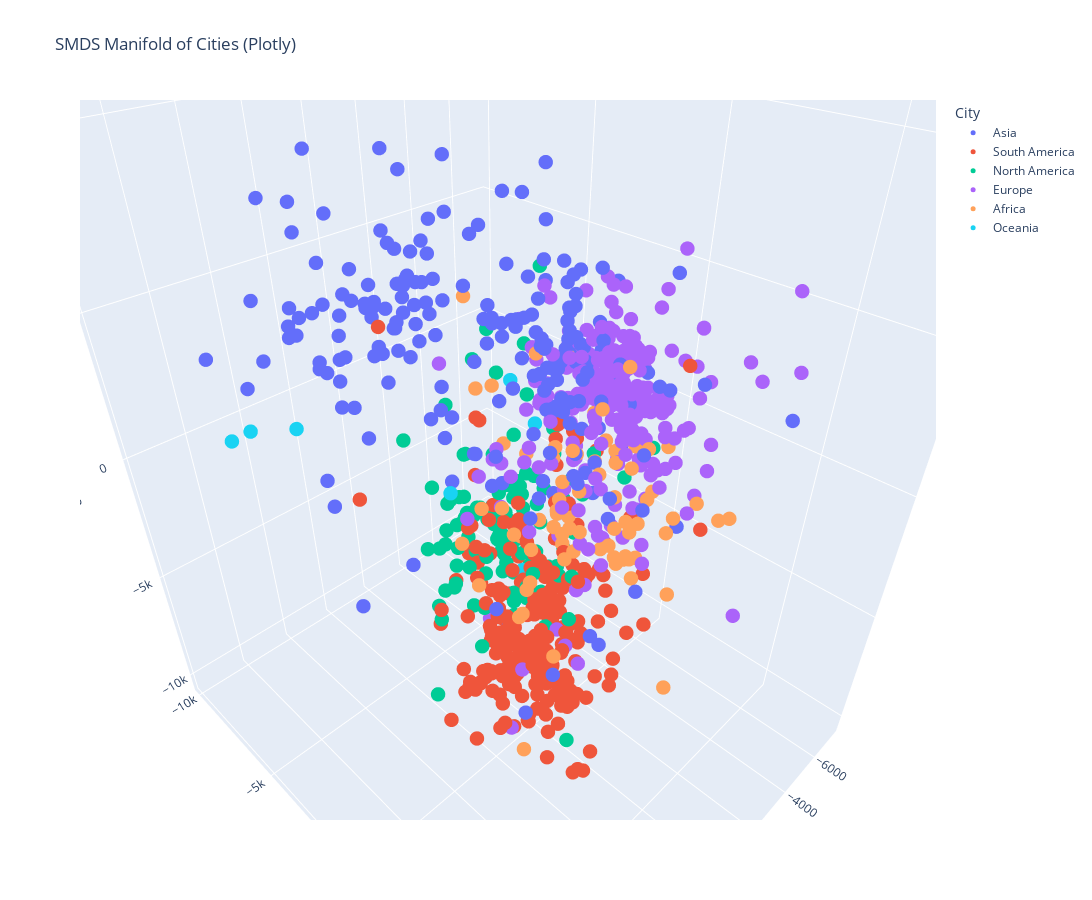

The cell this chart's notebook holds for it:
### Markdown cell above
### 3D Plots

### Code cell
# Use plotly to visualize the SMDS manifold
from time_stuff.utils import ActivationDataset
from time_stuff.plot import plot_activations_single, plot_activations_plotly
import numpy as np
import pandas as pd
import numpy as np
import pandas as pd



def through_earth_distance_matrix(y, radius=6371):
    lat_rad = np.radians(y[:, 0])
    lon_rad = np.radians(y[:, 1])

    x = radius * np.cos(lat_rad) * np.cos(lon_rad)
    y_ = radius * np.cos(lat_rad) * np.sin(lon_rad)
    z = radius * np.sin(lat_rad)

    coords = np.stack([x, y_, z], axis=1)
    diffs = coords[:, np.newaxis, :] - coords[np.newaxis, :, :]
    return np.linalg.norm(diffs, axis=2)

ad = ActivationDataset.load('results/gemma-2-2b-it/cities_3way.pt')
print(ad.get_accuracy())
fig, model, red_activations, labels = plot_activations_plotly(
    ad,
    label_col=['reference_lat', 'reference_lon'],
    target_col='reference_city',
    label_col_str='reference_city',
    reduction_method='SMDS',
    layer=20,
    n_components=3,
    components=(2,1,0),
    manifold='sphere_chord',
    plot_test=True,
    filter_incorrect=False,
    max_samples=2000,
    color_by='reference_continent',
    title="SMDS Manifold of Cities (Plotly)"
)

fig.update_layout(
    width=1600,
    height=900,
)
fig.update_traces(marker=dict(size=5 ))
fig.show()

### Figure 1 — Plotly figure (JSON) as saved in the notebook; plotly's stock layout.template omitted (floating-point values rounded to 4 significant figures; data arrays with more than 128 entries replaced by an {"elided": "..."} marker saying what was removed)
{"data": [{"hovertemplate": "<b>%{hovertext}</b><br><br>color=Asia<br>Component 0=%{x}<br>Component 1=%{y}<br>Component 2=%{z}<extra></extra>", "hovertext": {"elided": "224 str values"}, "legendgroup": "Asia", "marker": {"color": "#636efa", "size": 5, "symbol": "circle"}, "mode": "markers", "name": "Asia", "scene": "scene", "showlegend": true, "type": "scatter3d", "x": {"elided": "224 float values"}, "y": {"elided": "224 float values"}, "z": {"elided": "224 float values"}}, {"hovertemplate": "<b>%{hovertext}</b><br><br>color=South America<br>Component 0=%{x}<br>Component 1=%{y}<br>Component 2=%{z}<extra></extra>", "hovertext": {"elided": "263 str values"}, "legendgroup": "South America", "marker": {"color": "#EF553B", "size": 5, "symbol": "circle"}, "mode": "markers", "name": "South America", "scene": "scene", "showlegend": true, "type": "scatter3d", "x": {"elided": "263 float values"}, "y": {"elided": "263 float values"}, "z": {"elided": "263 float values"}}, {"hovertemplate": "<b>%{hovertext}</b><br><br>color=North America<br>Component 0=%{x}<br>Component 1=%{y}<br>Component 2=%{z}<extra></extra>", "hovertext": {"elided": "138 str values"}, "legendgroup": "North America", "marker": {"color": "#00cc96", "size": 5, "symbol": "circle"}, "mode": "markers", "name": "North America", "scene": "scene", "showlegend": true, "type": "scatter3d", "x": {"elided": "138 float values"}, "y": {"elided": "138 float values"}, "z": {"elided": "138 float values"}}, {"hovertemplate": "<b>%{hovertext}</b><br><br>color=Europe<br>Component 0=%{x}<br>Component 1=%{y}<br>Component 2=%{z}<extra></extra>", "hovertext": {"elided": "292 str values"}, "legendgroup": "Europe", "marker": {"color": "#ab63fa", "size": 5, "symbol": "circle"}, "mode": "markers", "name": "Europe", "scene": "scene", "showlegend": true, "type": "scatter3d", "x": {"elided": "292 float values"}, "y": {"elided": "292 float values"}, "z": {"elided": "292 float values"}}, {"hovertemplate": "<b>%{hovertext}</b><br><br>color=Africa<br>Component 0=%{x}<br>Component 1=%{y}<br>Component 2=%{z}<extra></extra>", "hovertext": ["Zaghouan", "Ilesa", "Ho", "Enugu", "Moussoro", "Musoma", "Ikot Abasi", "Bata", "Ngora", "Tubmanburg", "Butaleja", "Porto Novo", "Nsukka", "Malabo", "Fish Town", "Karuzi", "Aribinda", "Nsanje", "Gaza", "Mendefera", "Barouéli", "Bulisa", "Ségou", "Kakamega", "Kikube", "Tobruk", "Arlit", "Bingerville", "Ed Daein", "Siguiri", "Rubirizi", "Ado-Ekiti", "Doba", "Omuthiya", "Porto Inglês", "Kampala", "Mamoudzou", "Niamey", "Kakamega", "Louga", "Manouba", "Ambatondrazaka", "Yaoundé", "Houndé", "Boké", "Fria", "Bafatá", "Sūhāj", "Mansa Konko", "Am-Timan", "El Meghaïer", "Adrar", "Mpigi", "Homa Bay", "Dire Dawa", "Outapi", "Aboisso", "Balaka", "Butebo", "Kuacjok", "Maroua", "Balaka", "Mansa Konko", "Sibiti", "Alexandria", "Guelma", "Ikot Ekpene", "Béchar", "Ngaoundéré", "Chinsali", "Sélibaby", "Nelspruit", "Tizi Ouzou", "Dimbokro", "Pombas", "Assomada"], "legendgroup": "Africa", "marker": {"color": "#FFA15A", "size": 5, "symbol": "circle"}, "mode": "markers", "name": "Africa", "scene": "scene", "showlegend": true, "type": "scatter3d", "x": [-52.12, -1040.0, 858.6, 2060.0, -968.7, 3416.0, 1101.0, 676.7, 739.4, -1059.0, 1716.0, 163.8, 2163.0, 1417.0, -1297.0, 1262.0, 988.6, 4500.0, 62.83, -1379.0, -483.9, -64.03, 664.7, 4717.0, 643.0, -2325.0, -447.0, 1007.0, 2171.0, -417.6, 2904.0, 835.3, 1348.0, 3040.0, -756.3, 3610.0, 2132.0, -4237.0, 4717.0, -813.3, -1331.0, 5446.0, 1834.0, -397.8, -690.1, 1515.0, 13.56, 908.5, -1073.0, -1390.0, -2411.0, 544.2, 171.6, 3179.0, 1140.0, 4427.0, 830.3, 3901.0, 623.0, 799.9, -1375.0, 3901.0, -1244.0, -1035.0, -1652.0, -781.0, 3312.0, -1566.0, 879.7, 3645.0, -1986.0, 3390.0, -1039.0, 40.34, -1260.0, -338.4], "y": [1401.0, 3055.0, 5565.0, 2634.0, 2618.0, 4307.0, 645.9, 288.3, 1744.0, 2393.0, 1501.0, 2978.0, -315.0, 3959.0, 207.0, 3556.0, -611.3, 3579.0, 2110.0, -799.8, 687.1, -893.4, 6482.0, 2340.0, 2836.0, -771.4, 3325.0, 1520.0, 1505.0, 3230.0, 3577.0, 3827.0, 3760.0, 3360.0, 2653.0, 2610.0, 3105.0, 1497.0, 2340.0, 3023.0, 2281.0, 2559.0, 178.9, 2406.0, 4021.0, 4221.0, 3539.0, -2216.0, 3945.0, -371.5, -103.4, 3208.0, 2757.0, 2576.0, -907.0, 3633.0, 1423.0, 4303.0, 1336.0, 1585.0, 5145.0, 4303.0, 4498.0, -1634.0, 990.4, 1316.0, 2108.0, 2852.0, 1394.0, 3715.0, -1265.0, 842.0, 1825.0, 4760.0, 2511.0, 1851.0], "z": [682.2, 748.4, -3450.0, 1094.0, -658.8, 2957.0, -1271.0, 4972.0, 2646.0, -448.9, 716.0, -687.6, 329.5, 496.5, 773.6, 774.5, 1871.0, 608.6, 3800.0, 87.66, -892.1, -2367.0, 3016.0, 6462.0, -173.1, 1981.0, 2889.0, 540.5, -1579.0, -1709.0, 2338.0, 302.8, 1520.0, -2204.0, -1560.0, -835.9, 832.3, 241.3, 6462.0, -1290.0, 2054.0, 2782.0, 446.8, 833.5, 309.3, 3727.0, 775.9, 5841.0, 565.7, 3847.0, 1610.0, 5670.0, 2481.0, 89.2, 3705.0, -4630.0, 893.1, 2435.0, 1344.0, -638.8, 1009.0, 2435.0, 1296.0, 20.13, 1475.0, 1324.0, 1507.0, 641.1, 505.3, 2894.0, -15.37, -1033.0, 1810.0, -994.4, -1959.0, 1364.0]}, {"hovertemplate": "<b>%{hovertext}</b><br><br>color=Oceania<br>Component 0=%{x}<br>Component 1=%{y}<br>Component 2=%{z}<extra></extra>", "hovertext": ["Kolonia", "Daru", "Popondetta", "Mendi", "Buala", "Port-Vila", "Luganville"], "legendgroup": "Oceania", "marker": {"color": "#19d3f3", "size": 5, "symbol": "circle"}, "mode": "markers", "name": "Oceania", "scene": "scene", "showlegend": true, "type": "scatter3d", "x": [972.3, -1345.0, 4552.0, -1634.0, 1796.0, 5098.0, 5669.0], "y": [-358.0, -1579.0, -5688.0, -2303.0, -2075.0, -7549.0, -7746.0], "z": [4034.0, 1037.0, 1658.0, -5746.0, -262.5, 954.0, 767.0]}], "layout": {"height": 900, "legend": {"title": {"text": "City"}, "tracegroupgap": 0}, "scene": {"camera": {"eye": {"x": 0.8, "y": 0.8, "z": 0.8}, "up": {"x": 0, "y": 0, "z": 1}}, "domain": {"x": [0, 1], "y": [0, 1]}, "xaxis": {"title": {"text": "Component 0"}}, "yaxis": {"title": {"text": "Component 1"}}, "zaxis": {"title": {"text": "Component 2"}}}, "title": {"text": "SMDS Manifold of Cities (Plotly)"}, "width": 1600}}
